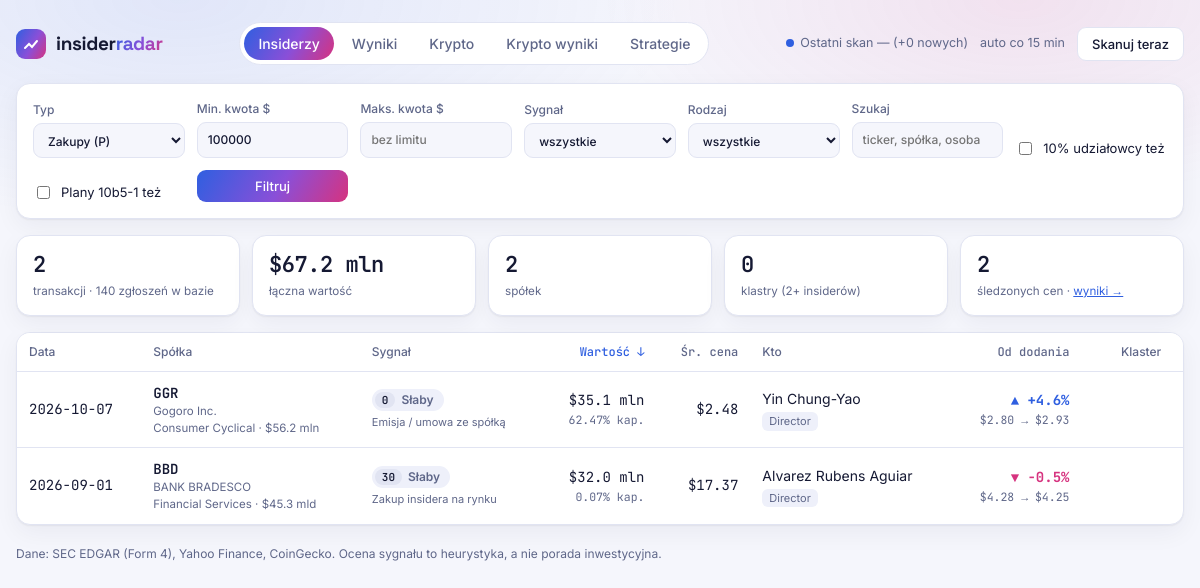
The page / on the database its author committed.
### tables this page shows
CREATE TABLE tracked (
                accession TEXT PRIMARY KEY, ticker TEXT NOT NULL,
                base_date TEXT NOT NULL, base_price REAL NOT NULL);

CREATE TABLE prices (
                ticker TEXT NOT NULL, date TEXT NOT NULL, close REAL NOT NULL,
                PRIMARY KEY (ticker, date));

### app.py (the view)
    @app.get("/")
    def index():
        filings = store.all()
        rows, summary = build_rows(filings, request.args, market_data())
        return render_template("index.html", rows=rows, summary=summary, stored=len(filings),
                               **common(page="scan"))

### app.py (called while the page is built, shortened)
def _float(value: str | None) -> float | None:
    try:
        return float(value.replace(" ", "").replace(",", "")) if value else None
    except ValueError:
        return None

def sparkline(path: list[tuple[str, float]], w: int = 84, h: int = 26) -> dict | None:
    if len(path) < 2:
        return None

    def _conn(self):
        return sqlite3.connect(self.path)

    def all(self) -> list[fs.Filing]:
        with self._conn() as c:
            rows = c.execute("SELECT data FROM filings").fetchall()
        out = []
        for (data,) in rows:
            d = json.loads(data)
            d["transactions"] = [fs.Transaction(**t) for t in d["transactions"]]
            out.append(fs.Filing(**d))
        return out

    def tracked(self) -> dict[str, tuple[str, str, float]]:
        with self._conn() as c:
            return {a: (t, d, p) for a, t, d, p in c.execute("SELECT * FROM tracked")}

    def prices(self) -> dict[str, list[tuple[str, float]]]:
        out: dict[str, list[tuple[str, float]]] = defaultdict(list)
        with self._conn() as c:
            for t, d, p in c.execute("SELECT ticker, date, close FROM prices ORDER BY ticker, date"):
                out[t].append((d, p))
        return dict(out)

    def companies(self) -> dict[str, dict]:
        with self._conn() as c:
            return {t: json.loads(d) for t, d in c.execute("SELECT ticker, data FROM companies")}

    def histories(self) -> dict[str, dict]:
        with self._conn() as c:
            return {k: {**json.loads(d), "fetched_at": t}
                    for k, d, t in c.execute("SELECT owner_cik, data, fetched_at FROM insider_history")}

    def weights(self) -> dict:
        with self._conn() as c:
            return calibration.load_weights(c, "stocks")

### calibration.py (called while the page is built)
def load_weights(conn, scope: str) -> dict[str, float]:
    return dict(conn.execute("SELECT key, value FROM weights WHERE scope = ?", (scope,)))

### form4_scanner.py (called while the page is built)
def matches(filing: Filing, code: str, min_value: float, insiders_only: bool,
            skip_10b5_1: bool) -> bool:
    if insiders_only and not (filing.is_officer or filing.is_director):
        return False
    relevant = [t for t in filing.transactions if t.code == code]
    if not relevant:
        return False
    if skip_10b5_1 and all(t.under_10b5_1 for t in relevant):
        return False
    return filing.total_value(code) >= min_value

    @property
    def value(self) -> float:
        return self.shares * self.price

### templates/index.html (shortened to what this page needs)
{% extends "base.html" %}
{% block content %}
  <form class="filters card" method="get">
    <label>Typ
      <select name="code">
        <option value="P" {% if args.get('code', 'P') == 'P' %}selected{% endif %}>Zakupy (P)</option>
      </select>
    </label>
    <label>Min. kwota $
      <input type="text" name="min" value="{{ args.get('min', '100000') }}" inputmode="numeric">
    </label>
    <label>Maks. kwota $
      <input type="text" name="max" value="{{ args.get('max', '') }}" placeholder="bez limitu" inputmode="numeric">
    </label>
    <label>Sygnał
      <select name="signal">
        <option value="">wszystkie</option>
      </select>
    </label>
    <label>Rodzaj
      <select name="kind">
        <option value="">wszystkie</option>
      </select>
    </label>
    <label>Szukaj
      <input type="text" name="q" value="{{ args.get('q', '') }}" placeholder="ticker, spółka, osoba">
    </label>
    <label class="check"><input type="checkbox" name="all_owners" value="1" {% if args.get('all_owners') == '1' %}checked{% endif %}> 10% udziałowcy też</label>
    <label class="check"><input type="checkbox" name="plan" value="1" {% if args.get('plan') == '1' %}checked{% endif %}> Plany 10b5-1 też</label>
    <button class="primary">Filtruj</button>
  </form>
  <section class="stats">
    <div class="stat card"><b>{{ summary.count }}</b><small>transakcji · {{ stored }} zgłoszeń w bazie</small></div>
    <div class="stat card"><b>{{ summary.total|money }}</b><small>łączna wartość</small></div>
    <div class="stat card"><b>{{ summary.tickers }}</b><small>spółek</small></div>
    <div class="stat card"><b>{{ summary.clusters|length }}</b>
      <small>klastry{% if summary.clusters %}: {{ summary.clusters|join(", ") }}{% else %} (2+ insiderów){% endif %}</small></div>
    <div class="stat card"><b>{{ summary.tracked }}</b><small>śledzonych cen · <a href="{{ url_for('results', **args.to_dict()) }}">wyniki →</a></small></div>
  </section>
  {% set sort = args.get('sort', 'value') %}
  {% macro sort_link(key, label) -%}
    {% set a = args.to_dict() %}{% set _ = a.update({'sort': key}) %}
    <a href="{{ url_for('index', **a) }}" class="{{ 'on' if sort == key }}">{{ label }}{{ ' ↓' if sort == key }}</a>
  {%- endmacro %}
  <div class="table-wrap card">
  {% if rows %}
    <table>
      <thead><tr>
        <th>{{ sort_link('date', 'Data') }}</th><th>Spółka</th>
        <th>{{ sort_link('signal', 'Sygnał') }}</th>
        <th class="num">{{ sort_link('value', 'Wartość') }}</th>
        <th class="num hide-sm">Śr. cena</th>
        <th>Kto</th>
        <th class="num">{{ sort_link('perf', 'Od dodania') }}</th>
        <th class="hide-sm"></th>
        <th class="hide-sm">{{ sort_link('cluster', 'Klaster') }}</th>
      </tr></thead>
      <tbody>
      {% for r in rows %}
        {% set link = url_for('filing', accession=r.accession) %}
        <tr onclick="location.href='{{ link }}'">
          <td class="mono">{{ r.date }}</td>
          <td class="ticker"><a href="{{ link }}" style="color:inherit;text-decoration:none"><b>{{ r.ticker }}</b></a>
            <small title="{{ r.issuer }}">{{ r.issuer }}</small>
            {% if r.sector %}<small>{{ r.sector }}{% if r.market_cap %} · {{ r.market_cap|money }}{% endif %}</small>{% endif %}</td>
          <td>{% if r.signal.score is not none %}<span class="badge {{ r.signal.level }}"><i>{{ r.signal.score }}</i>{{ r.signal.label }}</span>{% else %}<span class="muted">—</span>{% endif %}
            <span class="kind">{{ r.signal.kind_label }}</span></td>
          <td class="num">{{ r.value|money }}
            {% if r.pct_mcap %}<span class="sub">{{ "%.2f"|format(r.pct_mcap * 100) }}% kap.</span>{% endif %}</td>
          <td class="num hide-sm">${{ "{:,.2f}".format(r.avg_price) }}</td>
          <td>{{ r.owner }}<br><span class="chip">{{ r.role }}</span>{% if r.plan %} <span class="chip">10b5-1</span>{% endif %}</td>
          <td class="num">
            {% if r.perf and r.perf.now is not none %}
              <b class="{{ 'up' if r.perf.now >= 0 else 'down' }}">{{ '▲' if r.perf.now >= 0 else '▼' }} {{ r.perf.now|pct }}</b>
              <span class="sub">${{ "{:,.2f}".format(r.base_price) }} → ${{ "{:,.2f}".format(r.price_now) }}</span>
            {% else %}<span class="muted">czeka na cenę</span>{% endif %}
          </td>
          <td class="hide-sm"></td>
          <td class="hide-sm">{% if r.cluster > 1 %}<span class="chip hot">{{ r.cluster }} insiderów</span>{% endif %}</td>
        </tr>
      {% endfor %}
      </tbody>
    </table>
  {% else %}
    <div class="empty">
      {% if stored %}Brak transakcji spełniających filtry.{% else %}Baza jest pusta. Pierwszy skan trwa około pół minuty.{% endif %}
    </div>
  {% endif %}
  </div>
{% endblock %}

### templates/base.html (style rules this page uses)
:root { --bg: #f5f6fc; --panel: #ffffff; --panel-2: #eef0fa; --line: #e1e4f2; --text: #151933; --muted: #5f6789; --blue: #2f5fe0; --pink: #d6337f; --blue-soft: rgba(47,95,224,.10); --pink-soft: rgba(214,51,127,.10); --grad: linear-gradient(120deg, #2f5fe0, #8a4fd8 55%, #d6337f); --up: var(--blue); --down: var(--pink); --shadow: 0 1px 2px rgba(21,25,51,.06), 0 8px 24px rgba(21,25,51,.05); }
* { box-sizing: border-box; }
body { margin: 0; background: var(--bg); color: var(--text); font: 14px/1.5 Inter, system-ui, sans-serif; }
body::before { content: ""; position: fixed; inset: 0 0 auto 0; height: 320px; z-index: -1; background: radial-gradient(60% 100% at 15% 0%, var(--blue-soft), transparent 70%), radial-gradient(50% 90% at 85% 0%, var(--pink-soft), transparent 70%); }
a { color: var(--blue); }
.mono, .num { font-family: "JetBrains Mono", monospace; font-variant-numeric: tabular-nums; }
.card { background: var(--panel); border: 1px solid var(--line); border-radius: 14px; box-shadow: var(--shadow); }
form.filters { display: grid; grid-template-columns: repeat(auto-fit, minmax(150px, 1fr)); gap: 12px; padding: 16px; margin-bottom: 16px; align-items: end; }
label { display: flex; flex-direction: column; gap: 4px; color: var(--muted); font-size: 12px; font-weight: 500; }
label.check { flex-direction: row; align-items: center; gap: 8px; color: var(--text); font-size: 13px; font-weight: 400; }
input[type=text], select { background: var(--bg); color: var(--text); border: 1px solid var(--line); border-radius: 9px; padding: 8px 10px; font: inherit; }
input[type=checkbox] { accent-color: var(--blue); }
button { font: 500 13px Inter, sans-serif; border-radius: 9px; padding: 8px 14px; cursor: pointer; border: 1px solid var(--line); }
.primary { background: var(--grad); color: #fff; border: 0; }
.stats { display: grid; grid-template-columns: repeat(auto-fit, minmax(170px, 1fr)); gap: 12px; margin-bottom: 16px; }
.stat { padding: 14px 16px; }
.stat b { display: block; font: 600 22px "JetBrains Mono", monospace; letter-spacing: -.02em; }
.stat small { color: var(--muted); }
.table-wrap { overflow-x: auto; }
table { width: 100%; border-collapse: collapse; }
th, td { padding: 10px 12px; border-bottom: 1px solid var(--line); text-align: left; white-space: nowrap; vertical-align: middle; }
tbody tr:last-child td { border-bottom: 0; }
th { color: var(--muted); font-weight: 500; font-size: 12px; position: sticky; top: 0; background: var(--panel); }
th a { color: inherit; text-decoration: none; }
th a.on { color: var(--blue); }
tbody tr { cursor: pointer; }
th.num, td.num { text-align: right; }
td.ticker b { font: 600 14px "JetBrains Mono", monospace; }
td.ticker small, .sub { display: block; font-size: 11.5px; color: var(--muted); max-width: 230px; overflow: hidden; text-overflow: ellipsis; }
.chip { display: inline-block; background: var(--panel-2); border-radius: 6px; padding: 1px 7px; font-size: 11px; color: var(--muted); }
.up { color: var(--up); }
.down { color: var(--down); }
.badge { display: inline-flex; align-items: center; gap: 6px; border-radius: 999px; padding: 2px 10px 2px 3px; font-size: 12px; font-weight: 600; }
.badge i { font: 600 11px "JetBrains Mono", monospace; font-style: normal; border-radius: 999px; padding: 1px 7px; }
.badge.weak { background: var(--panel-2); color: var(--muted); }
.badge.weak i { background: var(--line); color: var(--text); }
.kind { font-size: 11px; color: var(--muted); display: block; margin-top: 3px; }

### rows shown on the page
tracked: base_price "2.80"
prices: price_now "2.93"
tracked: base_price "4.28"
prices: price_now "4.25"

### other values the page prints
{{ scanner.last_run or "—" }} "—"
{{ scanner.last_new }} "0"
{{ interval }} "15"
{{ summary.count }} "2"
{{ stored }} "140"
{{ summary.total|money }} "$67.2 mln"
{{ summary.tickers }} "2"
{{ summary.clusters|length }} "0"
{{ summary.tracked }} "2"
{{ label }} "Data Sygnał Wartość Od dodania Klaster"
{{ ' ↓' if sort == key }} "↓"
{{ r.date }} "2026-10-07" "2026-09-01"
{{ r.ticker }} "GGR" "BBD"
{{ r.issuer }} "Gogoro Inc." "BANK BRADESCO"
{{ r.sector }} "Consumer Cyclical" "Financial Services"
